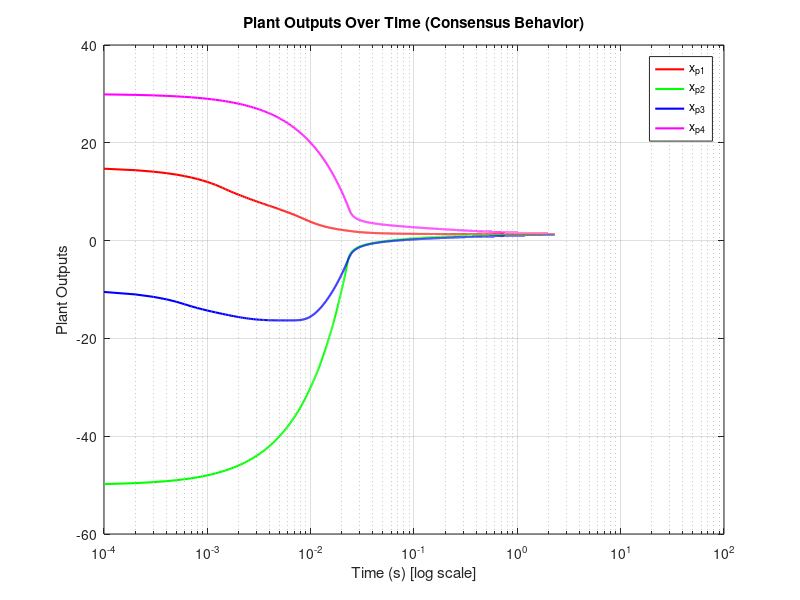

Write the MATLAB code that produced this figure.
clear; clc; close all;

T = 100;%total simulation time
dt = 0.0001;%sampling period
steps = T / dt;%no of steps

mu = [1,3, 2, 5];%mu is the factor in xdot
alpha = [5,8, 7, 3];%alpha and beta are scalars in controller states
%alpha = [15,8, 17, 3];
beta = [3,2, 5, 2];


%initial states
x_p = [30;15; -50; -10];
%x_p = [20; -15; -20];
x_c = [1; 2; -1;1];

Q = [ 1 -1  0  0;
      1  0 -1  0;
      0  1  0 -1;
      0  0  1 -1];%incidence matrix based on the weakly connected graph

x_p_traj = zeros(4, steps);%intialise the state matrices
x_c_traj = zeros(4, steps);
u_p_traj = zeros(4, steps);
sat_limit = 10;%set saturation limits for the input(to simulate a realistic scenario)

for t = 1:steps
    y_p = x_p;%double intergrator plant
    u_c = Q * y_p;%transformed controller input
    dx_c = -alpha' .* x_c - beta' .* (x_c.^3) + u_c;%state updation in OSNI controller
    x_c = x_c + dt * dx_c;
    
    y_c = x_c - u_c;%output of controller
    u_p = Q' * y_c;%transformed control input to the system
    u_p = max(min(u_p, sat_limit), -sat_limit);%saturated input correction
    
    
    dx_p = mu' .* u_p.^3;%plant dynamics
    x_p = x_p + dt * dx_p;%plant state updation
    
    x_p_traj(:, t) = x_p;%stacking of states
    x_c_traj(:, t) = x_c;
    u_p_traj(:, t) = u_p;
end

time = linspace(dt, T, steps);

figure;
set(gcf, 'Color', 'w');
semilogx(time, x_p_traj(2,:), 'r-', 'LineWidth', 1.5); hold on;
semilogx(time, x_p_traj(3,:), 'g-', 'LineWidth', 1.5);
semilogx(time, x_p_traj(4,:), 'b-', 'LineWidth', 1.5);
semilogx(time, x_p_traj(1,:), 'm-', 'LineWidth', 1.5);
xlabel('Time (s) [log scale]');
ylabel('Plant Outputs');
legend('x_{p1}','x_{p2}', 'x_{p3}', 'x_{p4}', 'Location', 'best');
title('Plant Outputs Over Time (Consensus Behavior)');
grid on;

